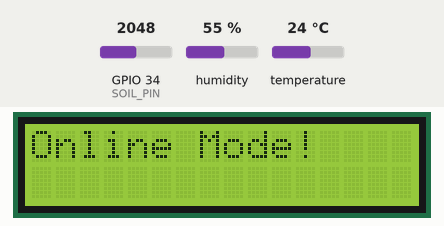
This sketch was run on a simulated ESP32. Shown: 16×2 character LCD. The test bench sets the inputs (shaded band); at power-on: humidity 55 %, temperature 24 °C, GPIO 34 (SOIL_PIN) = 2048. WiFi joins after 1.5 s; servers stay silent unless stated; network time is answered at once with the bench clock; the local clock reads 2024-03-15 10:24:30 at power-on unless the sketch sets it; what the sketch prints to the serial monitor is not drawn.

Above: at 2.0 s.
At 5.1 s:
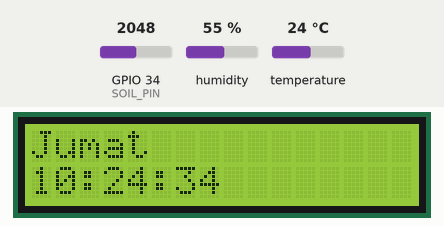
5.2 s: humidity set to 41 %
13.8 s: humidity set to 38 %
20.5 s: temperature set to 12 °C
At 26.4 s:
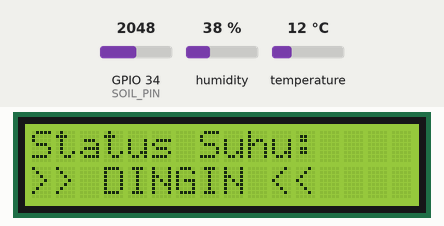
29.1 s: GPIO 34 (SOIL_PIN) set to 2866
At 32.0 s:
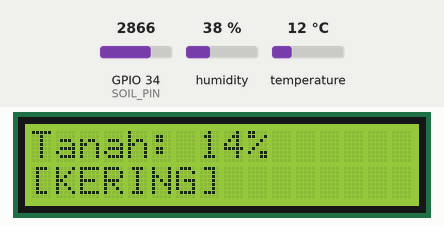
35.5 s: temperature set to 33 °C
At 41.4 s:
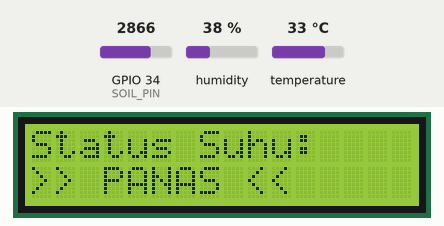
Timing chart, 0 to 42.9 s (numbered marks = the images above; inputs shaded):
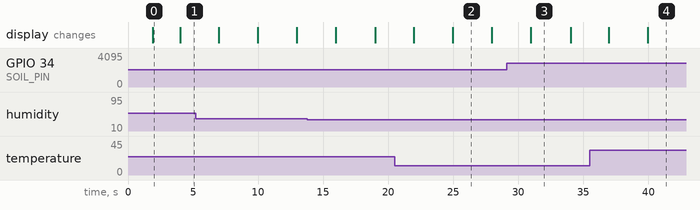

Measured:
- after the input at 20.5 s, the display: first differs from a run without the input after 4.5 s (image 2)
- after the input at 29.1 s, the display: changes after 1.9 s (image 3)
- after the input at 35.5 s, the display: first differs from a run without the input after 4.5 s (image 4)
- what the display in image 0 shows lasts 2.1 s, from 1.9 s to 4.0 s
- what the display in image 2 shows lasts 3.0 s, from 25.0 s to 28.0 s
- what the display in image 3 shows lasts 3.0 s, from 31.0 s to 34.0 s

The sketch:

OnlineMode.ino
```cpp
/*
 * KODE SMART FARMING - MONITORING ONLINE (BLYNK V12)
 */

// ----------------------------------------------------
// ## 1. KREDENSIAL BLYNK & WIFI (ISI DISINI!) ##
// ----------------------------------------------------
#define BLYNK_TEMPLATE_ID "Template_ID Anda" // GANTI Template_ID ANDA
#define BLYNK_TEMPLATE_NAME "Template_NAME Anda" // GANTI TOKEN ANDA
#define BLYNK_AUTH_TOKEN "Auth_Token Anda" // GANTI TOKEN ANDA

char ssid[] = "Nama Wifi Anda";       // Nama WiFi
char pass[] = "Password Wifi Anda";     // Password WiFi

// ----------------------------------------------------
// ## 2. LIBRARY ##
// ----------------------------------------------------
#define BLYNK_PRINT Serial
#include <WiFi.h>
#include <WiFiClient.h>
#include <BlynkSimpleEsp32.h>
#include <DHT.h>
#include <Adafruit_Sensor.h>
#include <Wire.h>
#include <LiquidCrystal_I2C.h>
#include <WiFiUdp.h>
#include <NTPClient.h>

// ----------------------------------------------------
// ## 3. PENGATURAN HARDWARE ##
// ----------------------------------------------------
#define SENSOR_DHT DHT22  // Ganti DHT11 jika perlu

// PIN
#define DHTPIN 13      // Pin Data DHT
#define SOIL_PIN 34    // Pin Analog Sensor Tanah

// KALIBRASI (Sesuai hasil tes Anda)
const int KERING = 3150;
const int BASAH = 1200;

// JAM (UTC+9 untuk WIT. Ganti 25200 untuk WIB)
const long UTC_OFFSET = 32400;

// ----------------------------------------------------
// ## 4. OBJEK & VARIABEL ##
// ----------------------------------------------------
DHT dht(DHTPIN, SENSOR_DHT);
LiquidCrystal_I2C lcd(0x27, 16, 2);
WiFiUDP ntpUDP;
NTPClient timeClient(ntpUDP, "pool.ntp.org", UTC_OFFSET);

float suhu = 0;
float kelembapan = 0;
int lembapTanah = 0;
int lembapTanahPersen = 0;

// Timer
unsigned long prevSensorMillis = 0;
unsigned long prevLCDMillis = 0;
int currentSlide = 0;
String days[] = {"Minggu", "Senin", "Selasa", "Rabu", "Kamis", "Jumat", "Sabtu"};

void setup() {
  Serial.begin(115200);

  // Init LCD
  Wire.begin(21, 22);
  lcd.init();
  lcd.backlight();
  lcd.setCursor(0, 0);
  lcd.print("Smart Farm V12");
  lcd.setCursor(0, 1);
  lcd.print("Connecting...");

  // Init Sensor
  dht.begin();

  // Init Blynk
  Blynk.begin(BLYNK_AUTH_TOKEN, ssid, pass);

  // Init Jam
  timeClient.begin();

  lcd.clear();
  lcd.setCursor(0, 0);
  lcd.print("Online Mode!");
  delay(2000);
}

void loop() {
  Blynk.run();         // Wajib untuk Blynk
  timeClient.update(); // Wajib untuk Jam

  unsigned long currentMillis = millis();

  // -------------------------------------------------
  // TUGAS 1: BACA SENSOR & KIRIM DATA (Setiap 2 Detik)
  // -------------------------------------------------
  if (currentMillis - prevSensorMillis >= 2000) {
    prevSensorMillis = currentMillis;
    bacaDanKirimSensor();
  }

  // -------------------------------------------------
  // TUGAS 2: UPDATE LCD (Setiap 3 Detik)
  // -------------------------------------------------
  if (currentMillis - prevLCDMillis >= 3000) {
    prevLCDMillis = currentMillis;
    updateLCDSlides();
  }
}

void bacaDanKirimSensor() {
  // 1. BACA TANAH
  lembapTanah = analogRead(SOIL_PIN);
  lembapTanahPersen = map(lembapTanah, KERING, BASAH, 0, 100);
  lembapTanahPersen = constrain(lembapTanahPersen, 0, 100);

  // 2. BACA UDARA
  float h = dht.readHumidity();
  float t = dht.readTemperature();

  if (isnan(h) || isnan(t)) {
    Serial.println("⚠️ Gagal baca DHT");
  } else {
    suhu = t;
    kelembapan = h;
  }

  // 3. KIRIM KE BLYNK
  Blynk.virtualWrite(V0, suhu);           // V0: Suhu
  Blynk.virtualWrite(V1, kelembapan);     // V1: Kelembapan
  Blynk.virtualWrite(V2, lembapTanahPersen); // V2: Tanah

  // 4. SERIAL MONITOR
  Serial.print("Tanah: "); Serial.print(lembapTanahPersen); Serial.print("% | ");
  Serial.print("Suhu: "); Serial.print(suhu); Serial.print(" C | ");
  Serial.print("Lembap: "); Serial.print(kelembapan); Serial.println("%");
}

void updateLCDSlides() {
  if (currentSlide == 0) { lcd.init(); lcd.backlight(); }
  lcd.clear();

  switch (currentSlide) {

    // SLIDE 1: JAM & HARI (Internet)
    case 0: {
      lcd.setCursor(0, 0); lcd.print(days[timeClient.getDay()]);
      lcd.setCursor(0, 1); lcd.print(timeClient.getFormattedTime());
      break;
    }

    // SLIDE 2: ANGKA SUHU & LEMBAP
    case 1: {
      lcd.setCursor(0, 0);
      lcd.print("Suhu  : "); lcd.print((int)suhu); lcd.print((char)223); lcd.print("C");
      lcd.setCursor(0, 1);
      lcd.print("Lembap: "); lcd.print((int)kelembapan); lcd.print("%");
      break;
    }

    // SLIDE 3: STATUS SUHU
    case 2: {
      lcd.setCursor(0, 0); lcd.print("Status Suhu:");
      lcd.setCursor(0, 1);
      if(suhu == 0) lcd.print("Menunggu...");
      else if(suhu > 30) lcd.print(">> PANAS <<");
      else if(suhu < 20) lcd.print(">> DINGIN <<");
      else lcd.print(">> NORMAL <<");
      break;
    }

    // SLIDE 4: STATUS UDARA
    case 3: {
      lcd.setCursor(0, 0); lcd.print("Kualitas Udara:");
      lcd.setCursor(0, 1);
      if(kelembapan == 0) lcd.print("Menunggu...");
      else if(kelembapan >= 40 && kelembapan <= 70) lcd.print("* SEHAT *");
      else lcd.print("! TIDAK SEHAT !");
      break;
    }

    // SLIDE 5: TANAH
    case 4: {
      lcd.setCursor(0, 0); lcd.print("Tanah: "); lcd.print(lembapTanahPersen); lcd.print("%");
      lcd.setCursor(0, 1);
      if (lembapTanahPersen < 40) lcd.print("[KERING]");
      else if (lembapTanahPersen > 75) lcd.print("[BASAH]");
      else lcd.print("[LEMBAB]");
      break;
    }
  }

  currentSlide++;
  if (currentSlide > 4) currentSlide = 0;
}
```
